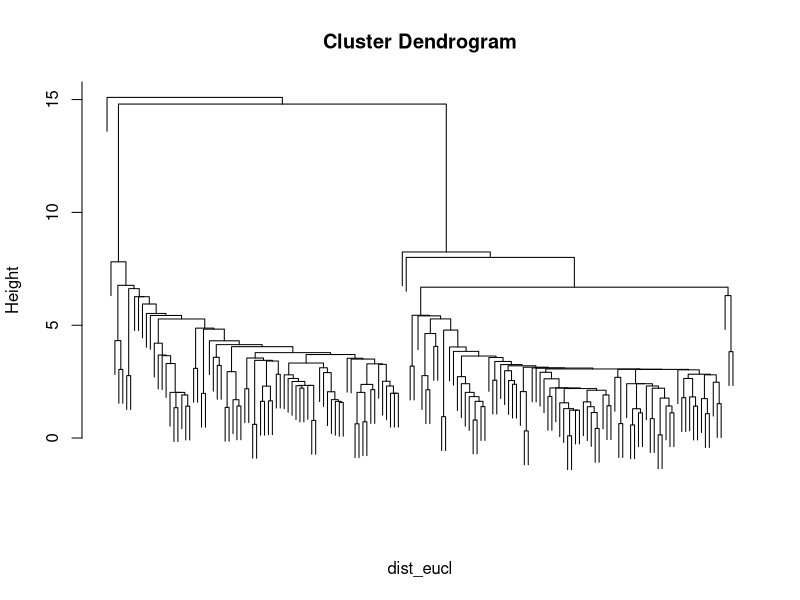
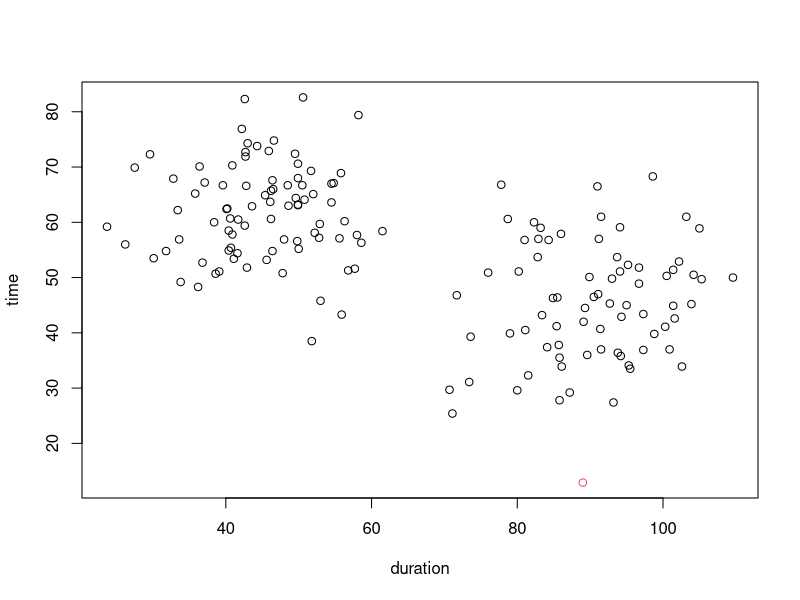
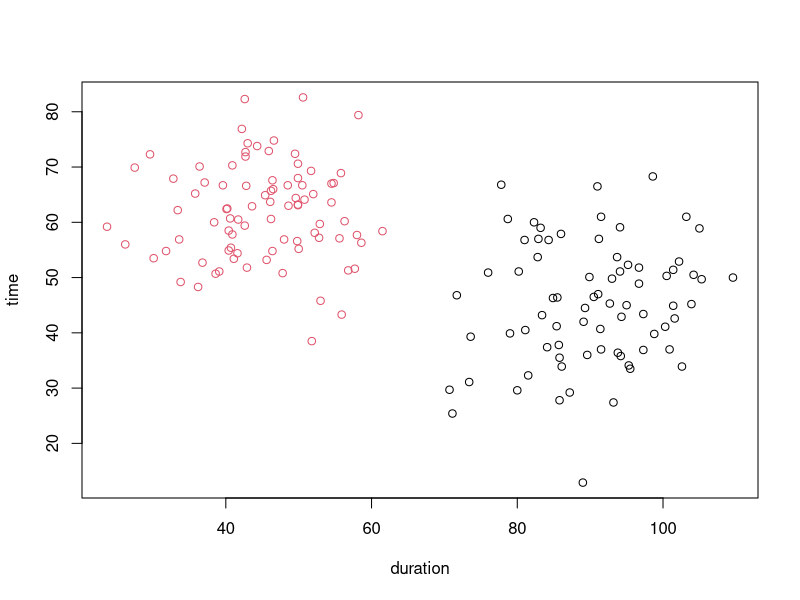

Generate these figures, in order, with R: (Note: this script raises an error after producing the figures.)
geisha <- read.table("geisha.txt")

dist_eucl <- dist(geisha, method = "euclidean")
hclust_single <- hclust(dist_eucl, method = "single")

plot(hclust_single, labels = F, sub = "")
tree_single <- cutree(hclust_single, k = 2)

plot(geisha, col = tree_single)

hclust_f <- hclust(dist_eucl, method = "mcquitty")

tree_f <- cutree(hclust_f, k = 2)

plot(geisha, col = tree_f )

i1 <- which(tree_f == 1)
i2 <- which(tree_f == 2)

length(i1)
length(i2)

mean_s <- colMeans(geisha[i1,])
mean_f <- colMeans(geisha[i2,])

n <- dim(geisha)[1]
alpha <- 0.1
k <- 4
g <- 2

fit <- manova(as.matrix(geisha) ~ tree_f)
s <- summary(fit, test = "Wilks")

W <- s$SS$Residuals

Sd1 <- cov(geisha[i1,])

bonf.conf.1 <- cbind(inf = mean_s - mean_f - qt(1 - alpha/(2*k), n - g)*sqrt(diag(W)/(n-g)*(1/n1 + 1/n2)), sup = mean_s - mean_f + qt(1 - alpha/(2*k), n - g)*sqrt(diag(W)/(n-g)*(1/n1 + 1/n2)))
bonf.conf.1
bonf.conf.2 <- cbind(inf = mean_s - qt(1 - alpha/(2*k), n1-1)*sqrt(diag(Sd1)/n1), sup = mean_s + qt(1 - alpha/(2*k), n1-1)*sqrt(diag(Sd1)/n1))
bonf.conf.2

# conviene andare un po' prima e fare un giro lungo


